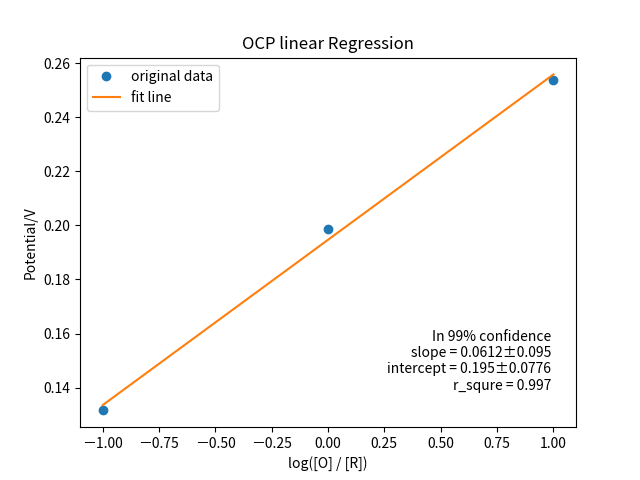

Recreate this plot in Python.
import os
import re
import numpy as np
import matplotlib.pyplot as plt
from scipy.stats import t

def analysisOne(x, y):
    x = np.array(x)
    y = np.array(y)
    # https://en.wikipedia.org/wiki/Simple_linear_regression
    # bx + a
    head_b = np.sum((x - x.mean()) * (y - y.mean())) / np.sum((x - x.mean()) ** 2)
    head_a = y.mean() - head_b * x.mean()
    fit_y = head_b * x + head_a
    r_square = np.sum((fit_y - y.mean()) ** 2) / np.sum((y - y.mean()) ** 2)

    # confidence of slope and intercept
    n = len(x)
    var_b = np.sum((y - fit_y) ** 2) / (n + 2) / np.sum((x - x.mean()) ** 2)
    intval_b = np.sqrt(var_b) * t.ppf(0.995, n - 2)
    var_a = var_b * np.sum(x ** 2) / n
    intval_a = np.sqrt(var_a) * t.ppf(0.995, n - 2)
    # plot
    text = '''\
In 99% confidence
slope = {:.3}±{:.3}
intercept = {:.3}±{:.3}
r_squre = {:.3}
'''.format(head_b, intval_b, head_a, intval_a, r_square)
    fit_y = head_b * x + head_a
    return text, fit_y

if not os.path.isfile("saveOCP.npz"):
    print("run ocp.py first")
    exit()
else:
    fload = np.load("saveOCP.npz")
    meta = fload['meta'] 
    data = fload['data']

rank = np.argsort(data.mean(axis=1)[:, 1])
data = data[rank]
meta = meta[rank]

# number = 5
plt.title("OCP linear Regression")
# plt.subplots_adjust(left=0.07, right=0.97, bottom=0.05, wspace=0.25)

x = []
y = []
for i in range(1, 4):
    x.append(float(meta[i][0]['3-']) / float(meta[i][0]['4-']))
    y.append(data[i, (-len(data[i, :, 0]) // 10):, 1].mean())
x = np.log10(x)
text, fit_y = analysisOne(x, y)
plt.text(.95, .05, text,
         horizontalalignment='right',
         verticalalignment='bottom',
         transform=plt.gca().transAxes)
plt.plot(x, y, 'o', label="original data")
plt.plot(x, fit_y, label="fit line")
plt.legend(loc = 0)
plt.xlabel("log([O] / [R])")
plt.ylabel(meta[i][1][1])

plt.savefig('ocp_reg.png')
plt.show()

